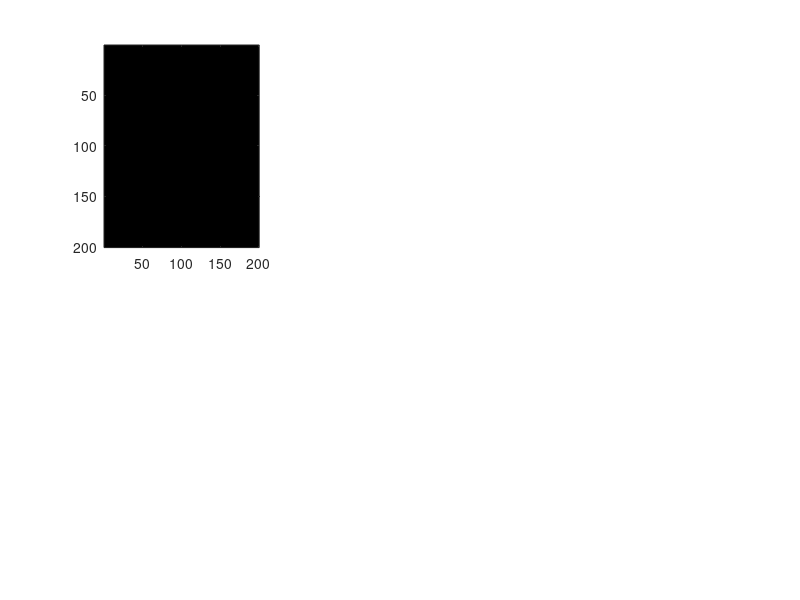

Recreate this plot in MATLAB. (Note: this script raises an error after producing the figure.)
%% Check Position heatmap for different phase

%%
close all
clear all
clc

%%
    dirName='C:\Users\Xinyu Li\Google Drive\R01 RFID project\AIM1\AIM 1 Output\New System\';
    files=dir(fullfile(dirName,'*.xlsx'));
    
AIM3=[];
positionStatisticsHeatmap=zeros(600,600,7);
numberOfID=zeros(length(files),7);
    
for f=1:length(files)
    fileName=strcat(dirName,files(f).name);
    caseNum=files(f).name(length(files(f).name)-10:length(files(f).name)-5);
    fprintf('Processing file %s ...\n',caseNum);
    loadName=strcat('C:\Users\Xinyu Li\Google Drive\R01 RFID project\AIM1\AIM 1 Output\New System\Converted Data\',caseNum,'_AIM3.mat');
    load(loadName);
    
    % load position file
    positionFilename=strcat('C:\Users\Xinyu Li\Google Drive\R01 RFID project\AIM1\Kinect Data\Position\',caseNum,'.txt');
    fileID = fopen(positionFilename); 
    positionTmp=textscan(fileID,'%s','Delimiter','\n');
    fclose(fileID);
    position=positionTmp{1};
    
    [~,remain] = strtok(position{1}, ',');
    [strPositionStartTime,~] = strtok(remain, ',');
    strPositionStartTime=strcat(strPositionStartTime,':00');
    positionStartTime=str2time(cellstr(strPositionStartTime));
    
    %find time zero and calculate time offset
    timeZeroFilename=strcat('timeZero.txt');
    fileID = fopen(timeZeroFilename); 
    timeZeroTmp=textscan(fileID,'%s','Delimiter','\n');
    fclose(fileID);
    timeZero=timeZeroTmp{1};
    
    for tt=1:length(timeZero)
        [key,remain] = strtok(timeZero{tt});
        if (strcmp(key,caseNum))
            strCodingStartTime=strcat(remain,':00');
            codingStartTime=str2time(cellstr(strCodingStartTime));
            syncOffset(f)=(codingStartTime-positionStartTime);
            break;
        end
    end
    
    % load position file and process position information
    fid = fopen(positionFilename);
    info = textscan(fid, '%s %s %f %f ','delimiter',',');
    fclose(fid);

    id=info{1};
    time=info{2};
    xCoordinate=ceil(info{3}+300);
    yCoordinate=ceil(info{4});
    peopleID=str2Double(id);
    positionTime=time2Second(time,syncOffset(f));
    
    % plot phase images
    for phase=1:size(processedAIM3,1)
        phaseTime=find(processedAIM3(phase,:));
        index=find(positionTime>min(phaseTime) & positionTime<max(phaseTime));
        phaseLength=max(phaseTime)-min(phaseTime)+1;

        for ii=1:length(index)
            if (xCoordinate(index(ii)) >0 && xCoordinate(index(ii)) <=600 && yCoordinate(index(ii)) >0 && yCoordinate(index(ii)) <=600)
                positionStatisticsHeatmap(xCoordinate(index(ii)),yCoordinate(index(ii)),phase)=positionStatisticsHeatmap(xCoordinate(index(ii)),yCoordinate(index(ii)),phase)+1;
            end
        end
        
        positionStatisticsHeatmap(:,:,phase)=positionStatisticsHeatmap(:,:,phase)./phaseLength;
        
        % Calculate the average ID number in each phase
        tmp=length(unique(peopleID(index)));
        numberOfID(f,phase)=tmp./phaseLength;
    end
    
    % Calculate the velocity changes 
    
    
end


%% plot distribution
medicalPhase={'Pre-Arrival','Pt arrival','Pre-Primary','Primary','Secondary','Post-Secondary','Pt departure'};
for i=1:size(positionStatisticsHeatmap,3)-1
    figure(1)
    subplot(2,3,i);
    temp=imresize(positionStatisticsHeatmap(:,:,i),[200,200]);
    temp=imgaussfilt(temp,4);
    normTmp = temp - min(temp(:));
    temp = normTmp ./ max(normTmp(:));
    imagesc(flipud(temp));
    ax = gca;
    ax.XTickLabel = {'1','2','3','4','5','6'};
    ax.YTickLabel = {'6','5','4','3','2','1'};
end